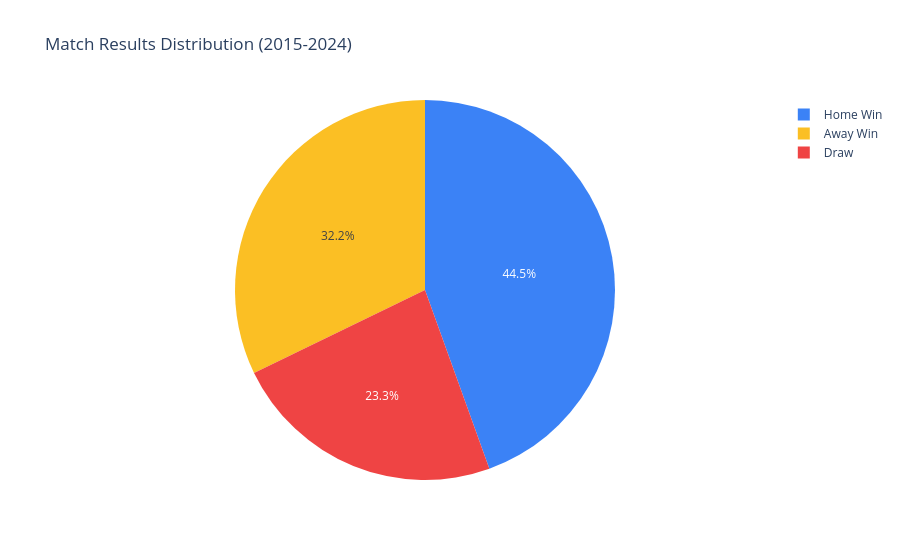

Notebook code cell kept with this figure:
### Code cell
# Visualize
fig = px.pie(values=result_counts.values, names=result_counts.index,
             title='Match Results Distribution (2015-2024)',
             color_discrete_sequence=['#3b82f6', '#fbbf24', '#ef4444'])
fig.show()

### Figure 1 — Plotly figure (JSON) as saved in the notebook; plotly's stock layout.template omitted (floating-point values rounded to 4 significant figures)
{"data": [{"domain": {"x": [0, 1], "y": [0, 1]}, "hovertemplate": "label=%{label}<br>value=%{value}<extra></extra>", "labels": ["Home Win", "Away Win", "Draw"], "legendgroup": "", "name": "", "showlegend": true, "type": "pie", "values": [1691, 1223, 886]}], "layout": {"legend": {"tracegroupgap": 0}, "piecolorway": ["#3b82f6", "#fbbf24", "#ef4444"], "title": {"text": "Match Results Distribution (2015-2024)"}}}
